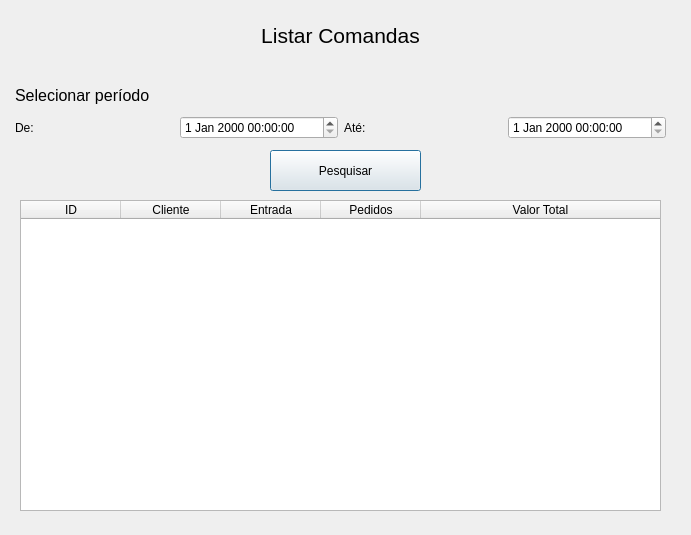
<?xml version="1.0" encoding="UTF-8"?>
<ui version="4.0">
 <class>ShowOrderPapers</class>
 <widget class="QDialog" name="ShowOrderPapers">
  <property name="geometry">
   <rect>
    <x>0</x>
    <y>0</y>
    <width>691</width>
    <height>535</height>
   </rect>
  </property>
  <property name="windowTitle">
   <string>Listar Comandas | Sistema de Controle de Comandas</string>
  </property>
  <widget class="QPushButton" name="pushButton_searchPeriodOrderPapers">
   <property name="geometry">
    <rect>
     <x>270</x>
     <y>150</y>
     <width>151</width>
     <height>41</height>
    </rect>
   </property>
   <property name="text">
    <string>Pesquisar</string>
   </property>
  </widget>
  <widget class="QWidget" name="layoutWidget">
   <property name="geometry">
    <rect>
     <x>15</x>
     <y>80</y>
     <width>651</width>
     <height>59</height>
    </rect>
   </property>
   <layout class="QVBoxLayout" name="verticalLayout_showOrderPapersPeriod">
    <item>
     <widget class="QLabel" name="label__showOrderPapersPeriodPeriodTitle">
      <property name="font">
       <font>
        <pointsize>12</pointsize>
       </font>
      </property>
      <property name="text">
       <string>Selecionar período</string>
      </property>
     </widget>
    </item>
    <item>
     <layout class="QHBoxLayout" name="horizontalLayout_showOrderPapersPeriod">
      <item>
       <layout class="QHBoxLayout" name="horizontalLayout__showOrderPapersPeriodFromDate">
        <item>
         <widget class="QLabel" name="label_fromDate">
          <property name="text">
           <string>De: </string>
          </property>
         </widget>
        </item>
        <item>
         <widget class="QDateTimeEdit" name="dateTimeEdit_fromDate"/>
        </item>
       </layout>
      </item>
      <item>
       <layout class="QHBoxLayout" name="horizontalLayout_showOrderPapersPeriodToDate">
        <item>
         <widget class="QLabel" name="label_toDate">
          <property name="text">
           <string>Até: </string>
          </property>
         </widget>
        </item>
        <item>
         <widget class="QDateTimeEdit" name="dateTimeEdit_toDate"/>
        </item>
       </layout>
      </item>
     </layout>
    </item>
   </layout>
  </widget>
  <widget class="QLabel" name="label_showOrderPapersTitle">
   <property name="geometry">
    <rect>
     <x>20</x>
     <y>20</y>
     <width>641</width>
     <height>31</height>
    </rect>
   </property>
   <property name="font">
    <font>
     <pointsize>16</pointsize>
    </font>
   </property>
   <property name="text">
    <string>Listar Comandas</string>
   </property>
   <property name="alignment">
    <set>Qt::AlignCenter</set>
   </property>
  </widget>
  <widget class="QTableWidget" name="tableWidget_showOrderPapers">
   <property name="geometry">
    <rect>
     <x>20</x>
     <y>200</y>
     <width>641</width>
     <height>311</height>
    </rect>
   </property>
   <property name="editTriggers">
    <set>QAbstractItemView::NoEditTriggers</set>
   </property>
   <property name="showGrid">
    <bool>true</bool>
   </property>
   <attribute name="horizontalHeaderVisible">
    <bool>true</bool>
   </attribute>
   <attribute name="horizontalHeaderStretchLastSection">
    <bool>true</bool>
   </attribute>
   <attribute name="verticalHeaderVisible">
    <bool>false</bool>
   </attribute>
   <column>
    <property name="text">
     <string>ID</string>
    </property>
   </column>
   <column>
    <property name="text">
     <string>Cliente</string>
    </property>
   </column>
   <column>
    <property name="text">
     <string>Entrada</string>
    </property>
   </column>
   <column>
    <property name="text">
     <string>Pedidos</string>
    </property>
   </column>
   <column>
    <property name="text">
     <string>Valor Total</string>
    </property>
   </column>
  </widget>
 </widget>
 <resources/>
 <connections/>
</ui>
